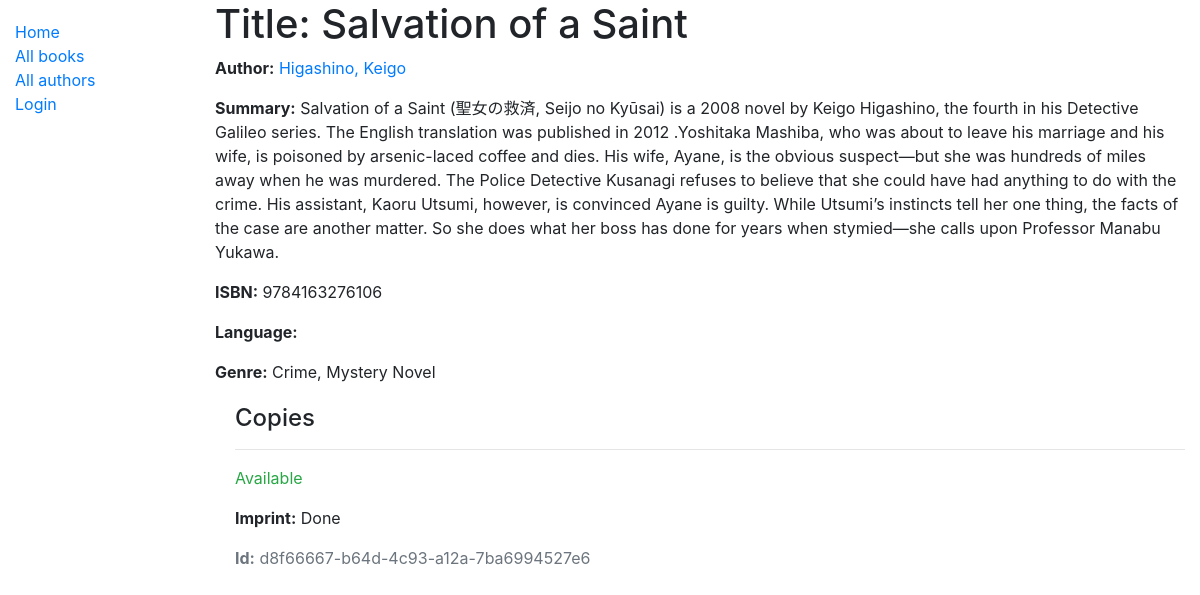
/catalog/book/2, run on the app's committed database.
### catalog/models.py (models this page shows, shortened)
class Book(models.Model):
    title = models.CharField(max_length=200)
    author = models.ForeignKey('Author', on_delete=models.SET_NULL, null=True)
    summary = models.TextField(max_length=1000, help_text='Enter a brief description of the book')
    isbn = models.CharField('ISBN', max_length=13, unique=True,
                             help_text='13 Character <a href="https://www.isbn-international.org/content/what-isbn">ISBN number</a>')
    genre = models.ManyToManyField(Genre, help_text='Select a genre for this book')
    def display_genre(self):
        """Create a string for the Genre. This is required to display genre in Admin."""
        return ', '.join(genre.name for genre in self.genre.all()[:3])
    display_genre.short_description = 'Genre'

class Author(models.Model):
    first_name = models.CharField(max_length=100)
    last_name = models.CharField(max_length=100)
    date_of_birth = models.DateField(null=True, blank=True)
    date_of_death = models.DateField('Died', null=True, blank=True)
    class Meta:
        ordering = ['last_name', 'first_name']
    def __str__(self):
        return f'{self.last_name}, {self.first_name}'

class Genre(models.Model):
    name = models.CharField(max_length=200, help_text='Enter a book genre (e.g. Science Fiction)')
    def __str__(self):
        return self.name

class BookInstance(models.Model):
    id = models.UUIDField(primary_key=True, default=uuid.uuid4, help_text='Unique ID for this particular book across whole library')
    book = models.ForeignKey('Book', on_delete=models.SET_NULL, null=True)
    imprint = models.CharField(max_length=200)
    due_back = models.DateField(null=True, blank=True)
    borrower = models.ForeignKey(User, on_delete=models.SET_NULL, null=True, blank=True)
    LOAN_STATUS = (
        ('m', 'Maintenance'),
        ('o', 'On loan'),
        ('a', 'Available'),
        ('r', 'Reserved'),
    )
    status = models.CharField(
        max_length=1,
        choices=LOAN_STATUS,
        blank=True,
        default='m',
        help_text='Book availability',
    )
    class Meta:
        ordering = ['due_back']

### catalog/views.py (the view)
# urls.py: path('book/<int:pk>', views.BookDetailView.as_view(), name='book-detail'),
class BookDetailView(generic.DetailView):
    model = Book

### catalog/templates/catalog/book_detail.html (shortened to what this page needs)
{% extends "base_generic.html" %}
{% block content %}
  <h1>Title: {{ book.title }}</h1>
  <p><strong>Author:</strong> <a href="">{{ book.author }}</a></p>
  <p><strong>Summary:</strong> {{ book.summary }}</p>
  <p><strong>ISBN:</strong> {{ book.isbn }}</p>
  <p><strong>Language:</strong> {{ book.language }}</p>
  <p><strong>Genre:</strong> {{ book.genre.all|join:", " }}</p>
  <div style="margin-left:20px;margin-top:20px">
    <h4>Copies</h4>
    {% for copy in book.bookinstance_set.all %}
      <hr>
      <p class="{% if copy.status == 'a' %}text-success{% elif copy.status == 'm' %}text-danger{% else %}text-warning{% endif %}">
        {{ copy.get_status_display }}
      </p>
      <p><strong>Imprint:</strong> {{ copy.imprint }}</p>
      <p class="text-muted"><strong>Id:</strong> {{ copy.id }}</p>
    {% endfor %}
  </div>
{% endblock %}

### data on the page
Book: title "Salvation of a Saint", author "Higashino, Keigo", summary "Salvation of a Saint (聖女の救済, Seijo no Kyūsai) is a 2008 novel by Keigo Higashino, the fourth in his Detective Galileo series. The English translation was published in 2012 .Yoshitaka Mashiba, who was about to leave his marriage and his wife, is poisoned by arsenic-laced coffee and dies. His wife, Ayane, is the obvious suspect—but she was hundreds of miles away when he was murdered. The Police Detective Kusanagi refuses to believe that she could have had anything to do with the crime. His assistant, Kaoru Utsumi, however, is convinced Ayane is guilty. While Utsumi’s instincts tell her one thing, the facts of the case are another matter. So she does what her boss has done for years when…", isbn "9784163276106", genre.all "Crime, Mystery Novel"
BookInstance: status "Available", imprint "Done", id "d8f66667-b64d-4c93-a12a-7ba6994527e6"
